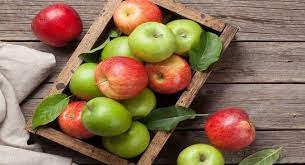
#> input picture module 2/apple.jpeg, 305 x 165 px
$ jupyter execute image_enhancment.ipynb
#> lines starting #> are read from the running program, lines starting #| are printed output that depends on the picture; after the words box and inside, x2 and y2 are one past the last pixel; in counts of white or black regions, pixels touching at a corner belong together
  # image enhancement

[cell 1]
import random
import cv2
from matplotlib import pyplot as plt

# Function Definition
Funtion add_noise() for adding Black and white

[cell 2]
def add_noise(img):
    row,col=img.shape
    number_of_pixels= random.randint(300,10000)
    for i in range(number_of_pixels):
        ycord=random.randint(0,row-1)
        xcord=random.randint(0,col-1)
        img[ycord][xcord]=255
    number_of_pixels=random.randint(300,10000)
    for i in range(number_of_pixels):
        ycord=random.randint(0,row-1)
        xcord=random.randint(0,col-1)
        img[ycord][xcord]=0

    return img
#

# code to read the image
The following code will read the iamge n display it

[cell 3]
image=cv2.imread('apple.jpeg')
#> image is the input picture: shape (165, 305, 3); mean B, G, R 85, 112.4, 139.6
plt.imshow(image)
plt.show()

[cell 4]
image_rgb=cv2.cvtColor(image,cv2.COLOR_BGR2RGB)
plt.imshow(image_rgb)
plt.show()

# salt and pepper effect

[cell 5]
img=cv2.imread('apple.jpeg',cv2.IMREAD_GRAYSCALE)
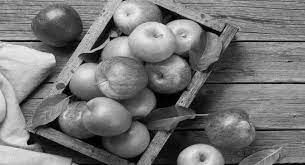
#> img: shape (165, 305); min 0, max 246, mean 117.3
cv2. imwrite('applewithnoise.jpg',add_noise(img))
#> after the loop in add_noise, `for i in range(number_of_pixels):`:
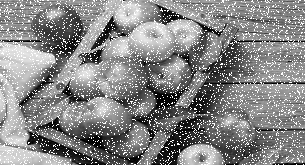
#> img: shape (165, 305); 12.33% of pixels changed, all inside (x1, y1, x2, y2) = (0, 0, 305, 165)
#> after the loop in add_noise, `for i in range(number_of_pixels):`:
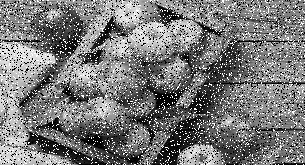
#> img: shape (165, 305); 10.01% of pixels changed, all inside (x1, y1, x2, y2) = (0, 0, 305, 165)
noise_image=cv2.imread("applewithnoise.jpg")
#> noise_image: shape (165, 305, 3); min 0, max 255, mean 120.6
plt.imshow(noise_image)
plt.show()

# Enhancing the image

[cell 6]
median= cv2.medianBlur(noise_image,7)
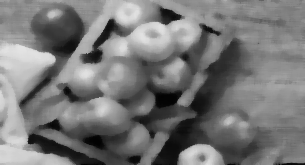
#> median: shape (165, 305, 3); min 2, max 227, mean 119.1
plt.imshow(median)
plt.show()
